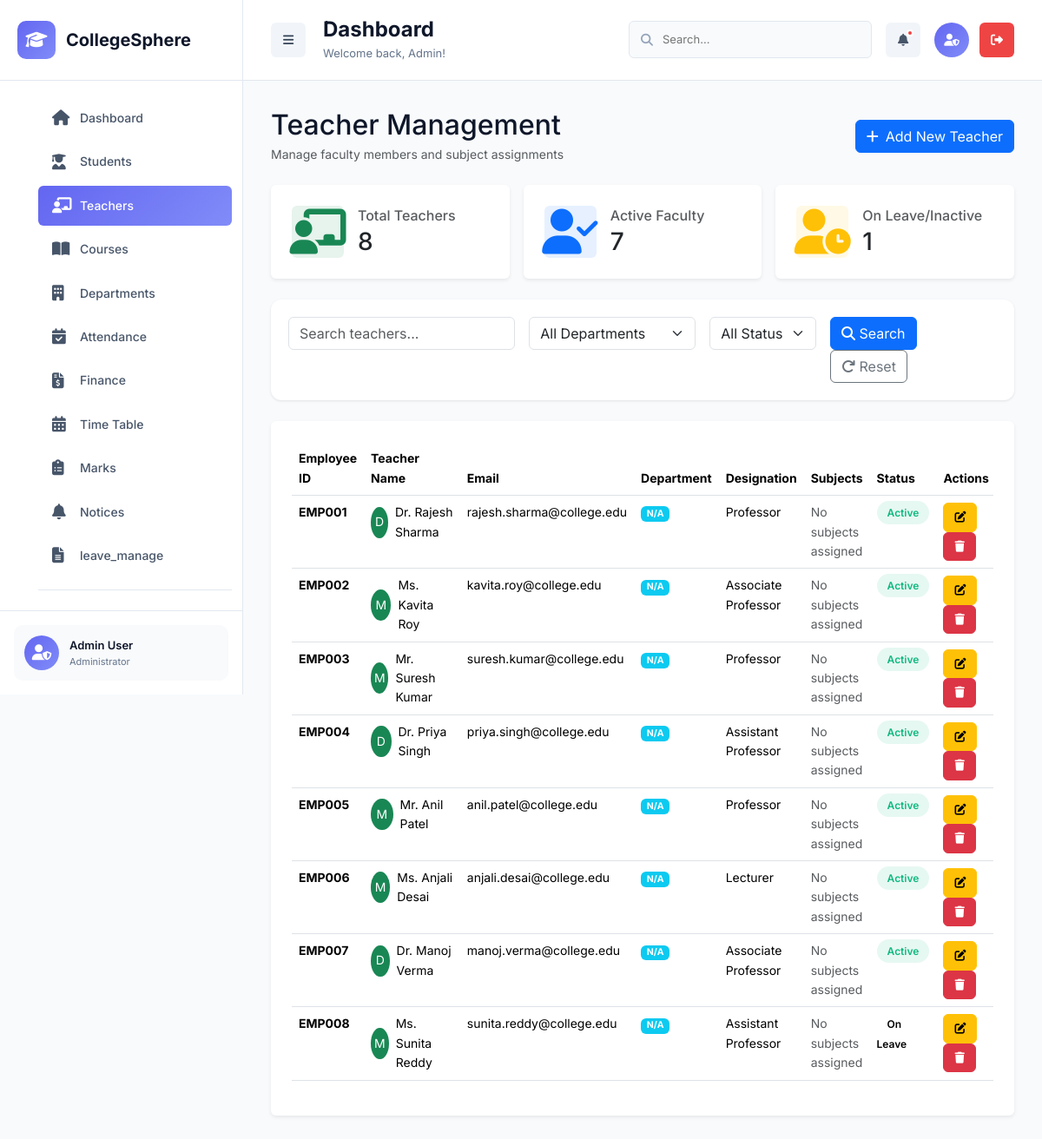
Page /college_sphere/admin/teachers.php (signed in) on the committed database.
### tables this page shows
CREATE TABLE `teachers` (
  `teacher_id` int(11) NOT NULL,
  `employee_id` varchar(50) NOT NULL,
  `first_name` varchar(50) NOT NULL,
  `last_name` varchar(50) NOT NULL,
  `email` varchar(100) NOT NULL,
  `password` varchar(255) DEFAULT NULL,
  `last_login` timestamp NULL DEFAULT NULL,
  `phone` varchar(20) DEFAULT NULL,
  `date_of_birth` date DEFAULT NULL,
  `gender` enum('Male','Female','Other') NOT NULL,
  `address` text DEFAULT NULL,
  `city` varchar(50) DEFAULT NULL,
  `state` varchar(50) DEFAULT NULL,
  `pincode` varchar(10) DEFAULT NULL,
  `dept_id` int(11) DEFAULT NULL,
  `designation` varchar(100) DEFAULT NULL,
  `qualification` varchar(200) DEFAULT NULL,
  `experience_years` int(11) DEFAULT 0,
  `joining_date` date NOT NULL,
  `salary` decimal(10,2) DEFAULT NULL,
  `status` enum('Active','Inactive','On Leave') DEFAULT 'Active',
  `profile_image` varchar(255) DEFAULT NULL,
  `created_at` timestamp NOT NULL DEFAULT current_timestamp(),
  `updated_at` timestamp NOT NULL DEFAULT current_timestamp() ON UPDATE current_timestamp()
);

### college_sphere/config/db.php (called while the page is built, shortened)
<?php
$conn = new mysqli(DB_HOST, DB_USER, DB_PASS, DB_NAME);
$conn->set_charset("utf8mb4");
function execute_query($query) {
    global $conn;
    $result = $conn->query($query);
    return $result;
}
function get_row($query) {
    $result = execute_query($query);
    if ($result && $result->num_rows > 0) {
        return $result->fetch_assoc();
    }
    return null;
}
function get_all($query) {
    $result = execute_query($query);
    if ($result && $result->num_rows > 0) {
        return $result->fetch_all(MYSQLI_ASSOC);
    }
    return [];
}
?>

### college_sphere/admin/teachers.php (the view, shortened to what this page needs)
<?php
require_once '../config/db.php';
$where_conditions = ["1=1"];
$search = isset($_GET['search']) ? sanitize_input($_GET['search']) : '';
$where_clause = implode(" AND ", $where_conditions);
$page = isset($_GET['page']) ? (int)$_GET['page'] : 1;
$per_page = 10;
$offset = ($page - 1) * $per_page;
$teachers_query = "
    SELECT t.*,
           d.dept_name, d.dept_code,
           GROUP_CONCAT(DISTINCT s.subject_code SEPARATOR ', ') as subjects
    FROM teachers t
    LEFT JOIN departments d ON t.dept_id = d.dept_id
    LEFT JOIN teacher_subjects ts ON t.teacher_id = ts.teacher_id
    LEFT JOIN subjects s ON ts.subject_id = s.subject_id
    WHERE $where_clause
    GROUP BY t.teacher_id
    ORDER BY t.created_at DESC
    LIMIT $per_page OFFSET $offset
";
$teachers = get_all($teachers_query);
$stats_query = "
    SELECT
        COUNT(*) as total,
        SUM(CASE WHEN status = 'Active' THEN 1 ELSE 0 END) as active,
        SUM(CASE WHEN status != 'Active' THEN 1 ELSE 0 END) as inactive
    FROM teachers
";
$stats = get_row($stats_query);
?>
<!DOCTYPE html>
<html lang="en">
<head>
    <link href="https://cdn.jsdelivr.net/npm/bootstrap@5.3.2/dist/css/bootstrap.min.css" rel="stylesheet">
    <link href="https://cdnjs.cloudflare.com/ajax/libs/font-awesome/6.5.0/css/all.min.css" rel="stylesheet">
    <link rel="stylesheet" href="../assets/css/admin.css">
</head>
<body>
    <?php include 'includes/sidebar.php'; ?>
    <main class="main-content" id="mainContent">
     <?php include 'includes/navbar.php'; ?>
        <div class="dashboard-container">
            <div class="d-flex justify-content-between align-items-center mb-4">
                <div>
                    <h2 class="mb-1">Teacher Management</h2>
                    <p class="text-muted mb-0">Manage faculty members and subject assignments</p>
                </div>
                <button class="btn btn-primary" data-bs-toggle="modal" data-bs-target="#addTeacherModal">
                    <i class="fas fa-plus me-2"></i>Add New Teacher
                </button>
            </div>
            <div class="row g-3 mb-4">
                <div class="col-md-4">
                    <div class="card border-0 shadow-sm">
                        <div class="card-body">
                            <div class="d-flex align-items-center">
                                <div class="flex-shrink-0">
                                    <div class="stat-icon bg-success bg-opacity-10 text-success rounded p-3">
                                        <i class="fas fa-chalkboard-teacher fa-2x"></i>
                                    </div>
                                </div>
                                <div class="flex-grow-1 ms-3">
                                    <h6 class="text-muted mb-1">Total Teachers</h6>
                                    <h3 class="mb-0"><?php echo number_format($stats['total']); ?></h3>
                                </div>
                            </div>
                        </div>
                    </div>
                </div>
                <div class="col-md-4">
                    <div class="card border-0 shadow-sm">
                        <div class="card-body">
                            <div class="d-flex align-items-center">
                                <div class="flex-shrink-0">
                                    <div class="stat-icon bg-primary bg-opacity-10 text-primary rounded p-3">
                                        <i class="fas fa-user-check fa-2x"></i>
                                    </div>
                                </div>
                                <div class="flex-grow-1 ms-3">
                                    <h6 class="text-muted mb-1">Active Faculty</h6>
                                    <h3 class="mb-0"><?php echo number_format($stats['active']); ?></h3>
                                </div>
                            </div>
                        </div>
                    </div>
                </div>
                <div class="col-md-4">
                    <div class="card border-0 shadow-sm">
                        <div class="card-body">
                            <div class="d-flex align-items-center">
                                <div class="flex-shrink-0">
                                    <div class="stat-icon bg-warning bg-opacity-10 text-warning rounded p-3">
                                        <i class="fas fa-user-clock fa-2x"></i>
                                    </div>
                                </div>
                                <div class="flex-grow-1 ms-3">
                                    <h6 class="text-muted mb-1">On Leave/Inactive</h6>
                                    <h3 class="mb-0"><?php echo number_format($stats['inactive']); ?></h3>
                                </div>
                            </div>
                        </div>
                    </div>
                </div>
            </div>
            <div class="filter-bar">
                <form method="GET" id="filterForm">
                    <div class="row g-3">
                        <div class="col-md-4">
                            <input type="text" name="search" class="form-control" placeholder="Search teachers..."
                                value="<?php echo htmlspecialchars($search); ?>">
                        </div>
                        <div class="col-md-3">
                            <select name="dept" class="form-select">
                                <option value="">All Departments</option>
                            </select>
                        </div>
                        <div class="col-md-2">
                            <select name="status" class="form-select">
                                <option value="">All Status</option>
                            </select>
                        </div>
                        <div class="col-md-3">
                            <button type="submit" class="btn btn-primary me-2">
                                <i class="fas fa-search"></i> Search
                            </button>
                            <a href="teachers.php" class="btn btn-outline-secondary">
                                <i class="fas fa-redo"></i> Reset
                            </a>
                        </div>
                    </div>
                </form>
            </div>
            <div class="card border-0 shadow-sm">
                <div class="card-body">
                    <div class="table-responsive">
                        <table class="table table-hover">
                            <thead>
                                <tr>
                                    <th>Employee ID</th>
                                    <th>Teacher Name</th>
                                    <th>Email</th>
                                    <th>Department</th>
                                    <th>Designation</th>
                                    <th>Subjects</th>
                                    <th>Status</th>
                                    <th>Actions</th>
                                </tr>
                            </thead>
                            <tbody>
                                <?php if (count($teachers) > 0): ?>
                                    <?php foreach ($teachers as $teacher): ?>
                                        <tr>
                                            <td><strong><?php echo htmlspecialchars($teacher['employee_id']); ?></strong></td>
                                            <td>
                                                <div class="d-flex align-items-center">
                                                    <div class="avatar-sm bg-success text-white rounded-circle me-2 d-flex align-items-center justify-content-center" style="width: 36px; height: 36px;">
                                                        <?php echo strtoupper(substr($teacher['first_name'], 0, 1)); ?>
                                                    </div>
                                                    <span><?php echo htmlspecialchars($teacher['first_name'] . ' ' . $teacher['last_name']); ?></span>
                                                </div>
                                            </td>
                                            <td><?php echo htmlspecialchars($teacher['email']); ?></td>
                                            <td><span class="badge bg-info"><?php echo htmlspecialchars($teacher['dept_code'] ?? 'N/A'); ?></span></td>
                                            <td><?php echo htmlspecialchars($teacher['designation']); ?></td>
                                            <td>
                                                <?php if (!empty($teacher['subjects'])): ?>
                                                    <?php foreach (explode(', ', $teacher['subjects']) as $subject): ?>
                                                        <span class="subject-tag"><?php echo htmlspecialchars($subject); ?></span>
                                                    <?php endforeach; ?>
                                                <?php else: ?>
                                                    <span class="text-muted">No subjects assigned</span>
                                                <?php endif; ?>
                                            </td>
                                            <td>
                                                <span class="badge-status <?php echo strtolower(str_replace(' ', '.', $teacher['status'])); ?>">
                                                    <?php echo $teacher['status']; ?>
                                                </span>
                                            </td>
                                            <td>
                                                <div class="action-buttons">
                                                    <button class="btn btn-sm btn-warning" onclick="editTeacher(<?php echo $teacher['teacher_id']; ?>)" title="Edit">
                                                        <i class="fas fa-edit"></i>
                                                    </button>
                                                    <button class="btn btn-sm btn-danger" onclick="deleteTeacher(<?php echo $teacher['teacher_id']; ?>)" title="Delete">
                                                        <i class="fas fa-trash"></i>
                                                    </button>
                                                </div>
                                            </td>
                                        </tr>
                                    <?php endforeach; ?>
                                <?php endif; ?>
                            </tbody>
                        </table>
                    </div>
                </div>
            </div>
        </div>
    </main>
</body>
</html>

### college_sphere/assets/css/admin.css (style rules this page uses)
:root { --primary: #6366f1; --primary-dark: #4f46e5; --primary-light: #818cf8; --success: #10b981; --warning: #f59e0b; --danger: #ef4444; --info: #3b82f6; --dark: #1e293b; --dark-light: #334155; --gray-50: #f8fafc; --gray-100: #f1f5f9; --gray-200: #e2e8f0; --gray-300: #cbd5e1; --gray-400: #94a3b8; --gray-500: #64748b; --gray-600: #475569; --gray-700: #334155; --gray-800: #1e293b; --gray-900: #0f172a; --sidebar-width: 280px; --sidebar-collapsed: 80px; --sidebar-bg: #ffffff; --sidebar-hover: #f8fafc; --shadow-sm: 0 1px 2px 0 rgba(0, 0, 0, 0.05); --shadow: 0 1px 3px 0 rgba(0, 0, 0, 0.1), 0 1px 2px -1px rgba(0, 0, 0, 0.1); --shadow-md: 0 4px 6px -1px rgba(0, 0, 0, 0.1), 0 2px 4px -2px rgba(0, 0, 0, 0.1); --shadow-lg: 0 10px 15px -3px rgba(0, 0, 0, 0.1), 0 4px 6px -4px rgba(0, 0, 0, 0.1); --shadow-xl: 0 20px 25px -5px rgba(0, 0, 0, 0.1), 0 8px 10px -6px rgba(0, 0, 0, 0.1); --transition: all 0.3s cubic-bezier(0.4, 0, 0.2, 1); --transition-fast: all 0.15s ease; --radius-sm: 6px; --radius: 10px; --radius-lg: 16px; --radius-xl: 20px; }
* { margin: 0; padding: 0; box-sizing: border-box; }
body { font-family: 'Inter', -apple-system, BlinkMacSystemFont, 'Segoe UI', sans-serif; background: var(--gray-50); color: var(--gray-900); line-height: 1.6; overflow-x: hidden; font-size: 14px; }
.main-content { margin-left: var(--sidebar-width); min-height: 100vh; transition: var(--transition); background: var(--gray-50); }
.dashboard-container { padding: 32px; }
.stat-icon { width: 60px; height: 60px; border-radius: var(--radius); display: flex; align-items: center; justify-content: center; font-size: 26px; flex-shrink: 0; }
.card-body { padding: 24px; }

### college_sphere/admin/teachers.php (style rules this page uses)
.filter-bar { background: white; padding: 20px; border-radius: 12px; box-shadow: 0 1px 3px rgba(0, 0, 0, 0.1); margin-bottom: 24px; }
.action-buttons .btn { padding: 6px 12px; font-size: 13px; border-radius: 6px; }
.badge-status { padding: 6px 12px; border-radius: 20px; font-size: 12px; font-weight: 600; }
.badge-status.active { background: rgba(16, 185, 129, 0.1); color: #10b981; }

### rows in the picture
teachers: employee "EMP001", first_name "D", first_name+last_name "Dr. Rajesh Sharma", email "rajesh.sharma@college.edu", dept_code "N/A", designation "Professor", status "Active"
teachers: employee "EMP002", first_name "M", first_name+last_name "Ms. Kavita Roy", email "kavita.roy@college.edu", dept_code "N/A", designation "Associate Professor", status "Active"
teachers: employee "EMP003", first_name "M", first_name+last_name "Mr. Suresh Kumar", email "suresh.kumar@college.edu", dept_code "N/A", designation "Professor", status "Active"
teachers: employee "EMP004", first_name "D", first_name+last_name "Dr. Priya Singh", email "priya.singh@college.edu", dept_code "N/A", designation "Assistant Professor", status "Active"
teachers: employee "EMP005", first_name "M", first_name+last_name "Mr. Anil Patel", email "anil.patel@college.edu", dept_code "N/A", designation "Professor", status "Active"
teachers: employee "EMP006", first_name "M", first_name+last_name "Ms. Anjali Desai", email "anjali.desai@college.edu", dept_code "N/A", designation "Lecturer", status "Active"
teachers: employee "EMP007", first_name "D", first_name+last_name "Dr. Manoj Verma", email "manoj.verma@college.edu", dept_code "N/A", designation "Associate Professor", status "Active"
teachers: employee "EMP008", first_name "M", first_name+last_name "Ms. Sunita Reddy", email "sunita.reddy@college.edu", dept_code "N/A", designation "Assistant Professor", status "On Leave"

### other values in the picture
$page_title "Dashboard"
$page_subtitle "Welcome back, Admin!"
$stats['total'] "8"
$stats['active'] "7"
$stats['inactive'] "1"
